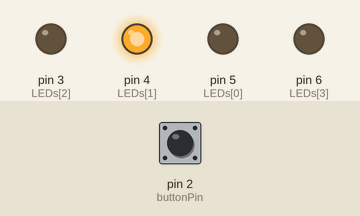
Simulated run of this sketch. Board: Arduino Uno, built with avr-gcc and run on an emulated ATmega328P. Parts: output pins drawn as LEDs (lit = HIGH). The test bench sets the inputs (shaded band); at power-on: pin 2 (buttonPin) HIGH.

Above: at 1.2 s.
1.3 s: pin 2 (buttonPin) pulled LOW for 0.15 s
At 1.8 s:
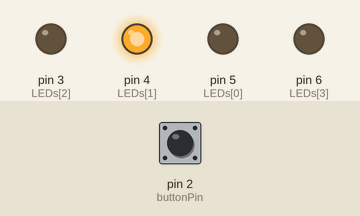
2.9 s: pin 2 (buttonPin) pulled LOW for 1 s
At 3.2 s:
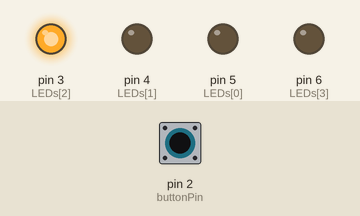
6.9 s: pin 2 (buttonPin) pulled LOW for 3.2 s
At 7.4 s:
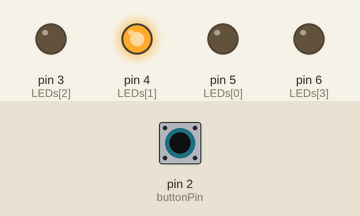
Timing chart, 0 to 9.9 s (numbered marks = the images above; inputs shaded):
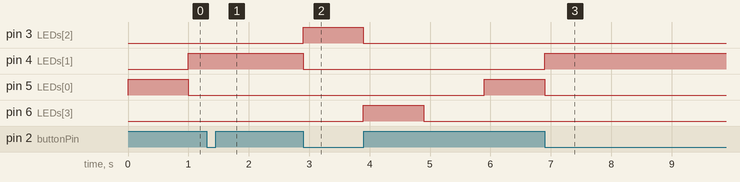

The sketch:

Lab1.ino
```cpp
// List of LED pins
const int LEDs[] = {5, 4, 3, 6}; // Array of LED pins
const int buttonPin = 2;

volatile bool isFrozen = false;
const int second = 1000;
unsigned long time_now = 0;

void setup() {
  // LEDs initialization
  for (int i = 0; i < sizeof(LEDs) / sizeof(LEDs[0]); i++) {
    pinMode(LEDs[i], OUTPUT);
  }
  // Button initializion
  pinMode(buttonPin, INPUT);
  digitalWrite(buttonPin, HIGH);
  attachInterrupt(digitalPinToInterrupt(buttonPin), buttonInterrupt, FALLING); // Interrupts when button is pressed
}

void loop() {
  // Cycle of 4 seconds (LEDs)
  for (int i = 0; i < sizeof(LEDs) / sizeof(LEDs[0]); i++) { // Iterate through LEDs
    digitalWrite(LEDs[i], HIGH); // Turn on LED
    time_now = millis();
    // delays for 1 second
    while(millis() < time_now + second){
      while (isFrozen) { // Check pause flag
      }
    }
    digitalWrite(LEDs[i], LOW); // Turn off LED
  }
  time_now = millis();
  // Last second of the 5 second cycle
  while(millis() < time_now + second){
      while (isFrozen) { // Check pause flag
      }
  }
}

void buttonInterrupt() { // Interrupt handler for button press
  isFrozen = !isFrozen; // Toggle pause state
}
```

Measured:
- after the input at 1.3 s, pin 3 (LEDs[2]): stays LOW (without the input it goes to HIGH after 0.70 s); pin 4 (LEDs[1]): stays HIGH (without the input it goes to LOW after 0.70 s)
- after the input at 2.9 s, pin 3 (LEDs[2]): LOW → HIGH at once, → LOW 1.0 s later; pin 4 (LEDs[1]): HIGH → LOW at once, → HIGH 4.0 s later; pin 5 (LEDs[0]): LOW → HIGH after 3.0 s, → LOW 1.0 s later; pin 6 (LEDs[3]): LOW → HIGH after 1.0 s, → LOW 1.0 s later
- after the input at 6.9 s, pin 3 (LEDs[2]), pin 5 (LEDs[0]), pin 6 (LEDs[3]): stops changing and stays LOW; pin 4 (LEDs[1]): stops changing and stays HIGH
